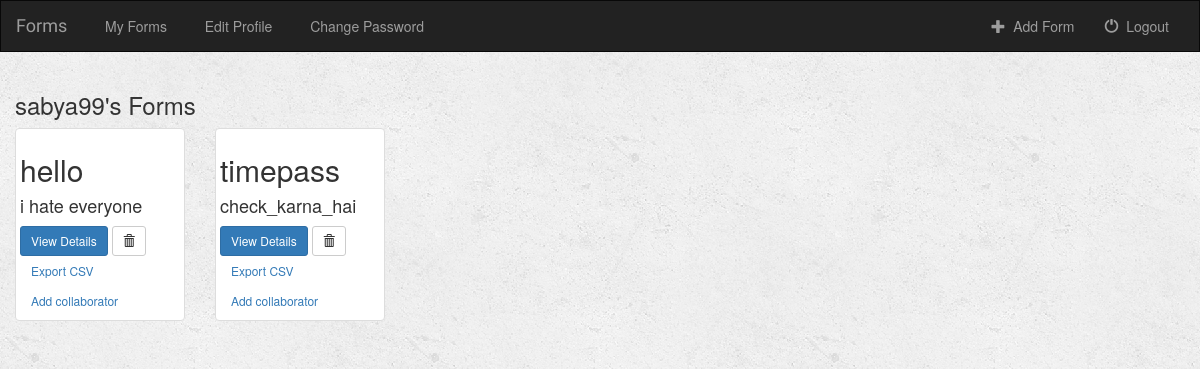
/music/ (signed in), run on the app's committed database.
### music/models.py (models this page shows, shortened)
class Gform(models.Model):
    user = models.ForeignKey(User, default=1)
    gform_name = models.CharField(max_length=50,default="")
    gform_desc = models.CharField(max_length=500,default="")

### music/views.py (the view)
def index(request):
    if not request.user.is_authenticated():
        return render(request, 'music/login.html')
    else:
        gforms = Gform.objects.filter(user=request.user)
        questions = Question.objects.all()
        query = request.GET.get("q")
        if query:
            gforms = gforms.filter(
                Q(gforms_title__icontains=query) |
                Q(gforms_desc__icontains=query)
            ).distinct()
            return render(request, 'music/index.html', {
                'gforms' : gforms,
                'questions': questions,
            })
        else:
        	return render(request, 'music/index.html', {'gforms': gforms})

### music/templates/music/index.html (shortened to what this page needs)
{% extends 'music/base.html' %}
{% block body %}
<div class="albums-container container-fluid">
    <div class="row">
        <div class="col-sm-12">
            <h3>{{ user.username }}'s Forms</h3>
        </div>
        {% if gforms %}
            {% for gform in gforms %}
                <div class="col-sm-4 col-lg-2">
                    <div class="thumbnail">
                        <div >
                            <h2>{{ gform.gform_name }}</h2>
                            <h4>{{ gform.gform_desc }}</h4>
                            <a href="{% url 'music:detail' gform.id %}" class="btn btn-primary btn-sm" role="button">View Details</a>
                            <form action="{% url 'music:delete_form' gform.id %}" method="post" style="display: inline;">
                                <button type="submit" class="btn btn-default btn-sm">
                                    <span class="glyphicon glyphicon-trash"></span>
                                </button>
                                <a href="{% url 'music:export_csv' gform.id %}" class="btn  btn-sm" role="button">Export CSV</a>
                                 <a href="#" class="btn  btn-sm" role="button">Add collaborator</a>
                            </form>
                        </div>
                    </div>
                </div>
            {% endfor %}
        {% endif %}
    </div>
</div>
{% endblock %}

### music/static/music/style.css (style rules this page uses)
body { background: white url("images/background.png"); }

### data on the page
Gform: gform_name "hello", gform_desc "i hate everyone"
Gform: gform_name "timepass", gform_desc "check_karna_hai"

### other printed values
{{ user.username }} "sabya99"
